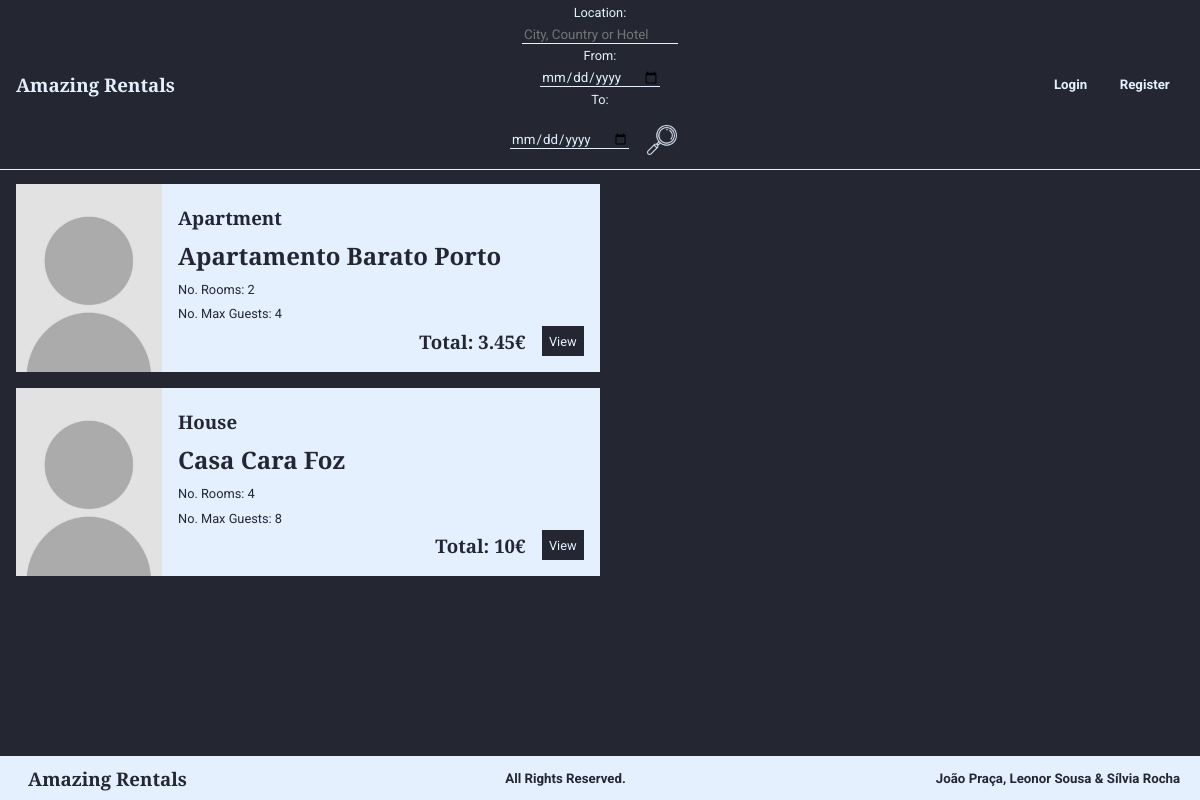
The app's page /listSearch.php, older data.
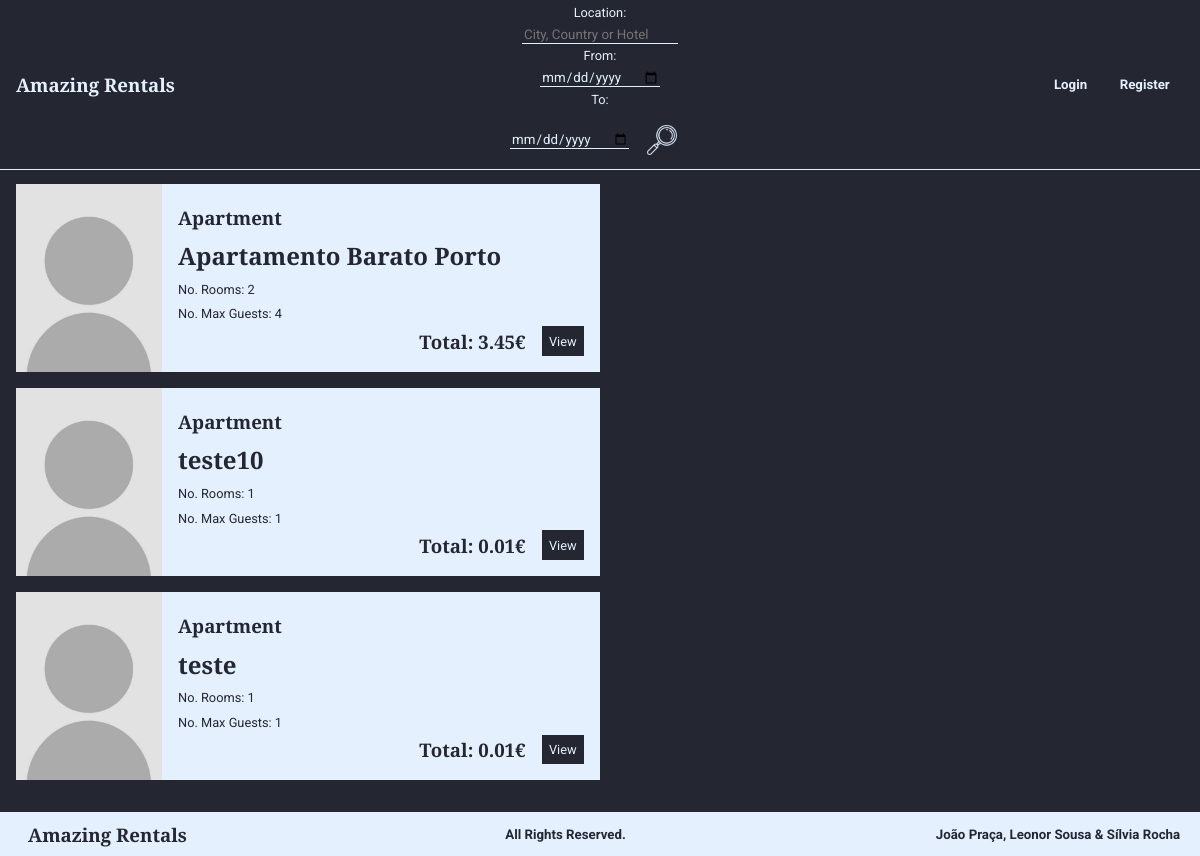
The same page, newer data.
### tables this page shows
CREATE TABLE Habitacao (
    idHabitacao INTEGER PRIMARY KEY,
    nome        TEXT,
    numQuartos  INTEGER CHECK (numQuartos > 0), 
    maxHospedes INTEGER CHECK (maxHospedes > 0),  
    precoNoite  REAL    CHECK (precoNoite > 0), 
    taxaLimpeza REAL CHECK (taxaLimpeza >= 0), 
    descricao   TEXT,
    latitude    REAL    CHECK(latitude>=-90 and latitude<=90),
    longitude   REAL    CHECK(longitude>=-180 and longitude<=180),
    morada      TEXT,
    idCidade    INTEGER REFERENCES Cidade(idCidade) ON DELETE RESTRICT ON UPDATE RESTRICT, 
    idUtilizador INTEGER REFERENCES Utilizador(idUtilizador) ON DELETE CASCADE ON UPDATE CASCADE,
    idTipo      INTEGER REFERENCES TipoDeHabitacao (idTipo) ON DELETE SET NULL ON UPDATE CASCADE, 
    idPolitica  INTEGER REFERENCES PoliticaDeCancelamento (idPolitica) ON DELETE RESTRICT ON UPDATE CASCADE
);

CREATE TABLE TipoDeHabitacao (
    idTipo  INTEGER PRIMARY KEY,
    nome    VARCHAR(30) UNIQUE NOT NULL
);

### database/habitations.php (called while the page is built, shortened)
<?php
function getHabitationsCity($city, $type, $minNumberGuests, $minNumberBedroom, $minPriceNight, $maxPriceNight){
    global $db;
    $stmt = $db->prepare('SELECT Habitacao.* FROM Habitacao JOIN cidade USING (idCidade)
    WHERE cidade.nome = ? AND idTipo like ? AND Habitacao.maxHospedes >= ? AND Habitacao.numQuartos >= ? AND Habitacao.precoNoite >= ? AND Habitacao.precoNoite <= ?');
    $stmt->execute(array($city, $type, $minNumberGuests, $minNumberBedroom, $minPriceNight, $maxPriceNight));
    return $stmt->fetchAll();
}
function getHabitationsCountry($country, $type, $minNumberGuests, $minNumberBedroom, $minPriceNight, $maxPriceNight){
    global $db;
    $stmt = $db->prepare('SELECT Habitacao.* FROM Habitacao JOIN cidade USING (idCidade) JOIN Pais USING (idPais) JOIN TipoDeHabitacao USING (idTipo)
    WHERE Pais.nome = ? AND idTipo like ? AND Habitacao.maxHospedes >= ? AND Habitacao.numQuartos >= ? AND Habitacao.precoNoite >= ? AND Habitacao.precoNoite <= ?');
    $stmt->execute(array($country, $type, $minNumberGuests, $minNumberBedroom, $minPriceNight, $maxPriceNight));
    return $stmt->fetchAll();
}
function getHabitationsHabitationName($name, $type, $minNumberGuests, $minNumberBedroom, $minPriceNight, $maxPriceNight){
    global $db;
    $stmt = $db->prepare('SELECT Habitacao.* FROM Habitacao JOIN TipoDeHabitacao USING (idTipo)
    WHERE Habitacao.nome like ? AND idTipo like ? AND Habitacao.maxHospedes >= ? AND Habitacao.numQuartos >= ? AND Habitacao.precoNoite >= ? AND Habitacao.precoNoite <= ?');
    $stmt->execute(array("%$name%", $type, $minNumberGuests, $minNumberBedroom, $minPriceNight, $maxPriceNight));
    return $stmt->fetchAll();
}
function getHabitations($location, $type, $minNumberGuests, $minNumberBedroom, $minPriceNight, $maxPriceNight){
    if($minPriceNight == null)
        $minPriceNight = 0;
    $habitations = array_merge(getHabitationsCity($location, $type, $minNumberGuests, $minNumberBedroom, $minPriceNight, $maxPriceNight),
    getHabitationsCountry($location, $type, $minNumberGuests, $minNumberBedroom, $minPriceNight, $maxPriceNight),
    getHabitationsHabitationName($location, $type, $minNumberGuests, $minNumberBedroom, $minPriceNight, $maxPriceNight));
    return array_unique($habitations, SORT_REGULAR);
}
function getNameType($id){
    global $db;
    $stmt = $db->prepare('SELECT nome FROM TipoDeHabitacao WHERE idTipo=?');
    $stmt->execute(array($id));
    return $stmt->fetch();
}
function getHabitationPictures($id){
    global $db;
    $stmt = $db->prepare('SELECT * FROM Imagem WHERE idHabitacao=?');
    $stmt->execute(array($id));
    return $stmt->fetchAll();
}
?>

### listSearch.php (shortened to what the changed rows need)
<?php
    include_once('database/connection.php');
    include_once('database/habitations.php');
    include_once('templates/common/header.php');
    echo '<h2 class="subtitle">Searched for "'.$_GET['location'].'" between '.$_GET['dateFrom'].' and '.$_GET['dateTo'].'.</h2>';
    include_once("templates/common/filter.php");
    if(isset($_GET['types']))
        $type = $_GET['types'];
    else
        $type = "%";
    if(isset($_GET['minNumberGuests']))
        $minNumberGuests = $_GET['minNumberGuests'];
    else
        $minNumberGuests = 1;
    if(isset($_GET['minNumberBedrooms']))
        $minNumberBedrooms = $_GET['minNumberBedrooms'];
    else
        $minNumberBedrooms = 1;
    if(isset($_GET['minPriceNight']))
        $minPriceNight = $_GET['minPriceNight'];
    else
        $minPriceNight = 0;
    if(isset($_GET['maxPriceNight']))
        $maxPriceNight = $_GET['maxPriceNight'];
    else
        $maxPriceNight = 99999;
    $properties = getHabitations($_GET['location'], $type, $minNumberGuests, $minNumberBedrooms, $minPriceNight, $maxPriceNight);
    $datetime1 = strtotime($_GET['dateFrom'] . ' 00:00:00');
    $datetime2 = strtotime($_GET['dateTo'] . ' 00:00:00');
    $secs = $datetime2 - $datetime1;
    $days = $secs / 86400;
    foreach ($properties as $habitation){
        include("templates/properties/viewSearchProperty.php");
    }
    include_once('templates/common/footer.php');
?>

### templates/properties/viewSearchProperty.php
<section class="propertySearch">
    <?php
        include_once("database/connection.php");
        include_once("database/habitations.php");
        $picture=getHabitationPictures($habitation['idHabitacao']);
        if ($picture != null){
            echo '<img src=' . $picture['urlImagem'] . 'alt=' . $picture['legenda'] . '>';
        }
        else{
            echo '<img src="images/ownerPicture.jpg" alt="Habitation Picture">';
        }
    ?>
    <div class="rightText">
        <h3><?=getNameType($habitation['idTipo'])['nome']?></h3>
        <h1><?=$habitation['nome']?></h1>
        <p>No. Rooms: <?=$habitation['numQuartos']?></p>
        <p>No. Max Guests: <?=$habitation['maxHospedes']?></p>
        <?php
            $total = $habitation['precoNoite']*$days+$habitation['taxaLimpeza'];
        ?>
        <div class="horizontalElements">
            <h3>Total: <?=$total?>€</h3>
            <a href="viewProperty.php?id=<?=$habitation['idHabitacao']?>&dateFrom=<?=$_GET['dateFrom']?>&dateTo=<?=$_GET['dateTo']?>" class="submit"><p>View</p></a>
        </div>
    </div>
</section>

Row changes from the older to the newer data that the page shows:
removed habitacao: idTipo.nome "House", nome "Casa Cara Foz", numQuartos "4", maxHospedes "8", taxaLimpeza "10"
added habitacao: idTipo.nome "Apartment", nome "teste10", numQuartos "1", maxHospedes "1", precoNoite "0.01"
added habitacao: idTipo.nome "Apartment", nome "teste", numQuartos "1", maxHospedes "1", precoNoite "0.01"
